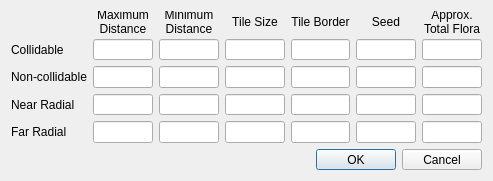
<?xml version="1.0" encoding="UTF-8"?>
<ui version="4.0">
 <class>FloraOptions</class>
 <widget class="QDialog" name="FloraOptions">
  <property name="geometry">
   <rect>
    <x>0</x>
    <y>0</y>
    <width>493</width>
    <height>181</height>
   </rect>
  </property>
  <property name="windowTitle">
   <string>Flora Options</string>
  </property>
  <layout class="QGridLayout" name="gridLayout">
   <item row="0" column="1">
    <widget class="QLabel" name="label">
     <property name="text">
      <string>Maximum Distance</string>
     </property>
     <property name="alignment">
      <set>Qt::AlignCenter</set>
     </property>
     <property name="wordWrap">
      <bool>true</bool>
     </property>
    </widget>
   </item>
   <item row="0" column="2">
    <widget class="QLabel" name="label_2">
     <property name="text">
      <string>Minimum Distance</string>
     </property>
     <property name="alignment">
      <set>Qt::AlignCenter</set>
     </property>
     <property name="wordWrap">
      <bool>true</bool>
     </property>
    </widget>
   </item>
   <item row="0" column="3">
    <widget class="QLabel" name="label_3">
     <property name="text">
      <string>Tile Size</string>
     </property>
     <property name="alignment">
      <set>Qt::AlignCenter</set>
     </property>
     <property name="wordWrap">
      <bool>true</bool>
     </property>
    </widget>
   </item>
   <item row="0" column="4">
    <widget class="QLabel" name="label_4">
     <property name="text">
      <string>Tile Border</string>
     </property>
     <property name="alignment">
      <set>Qt::AlignCenter</set>
     </property>
     <property name="wordWrap">
      <bool>true</bool>
     </property>
    </widget>
   </item>
   <item row="0" column="5">
    <widget class="QLabel" name="label_5">
     <property name="text">
      <string>Seed</string>
     </property>
     <property name="alignment">
      <set>Qt::AlignCenter</set>
     </property>
    </widget>
   </item>
   <item row="0" column="6">
    <widget class="QLabel" name="label_6">
     <property name="text">
      <string>Approx. Total Flora</string>
     </property>
     <property name="alignment">
      <set>Qt::AlignCenter</set>
     </property>
     <property name="wordWrap">
      <bool>true</bool>
     </property>
    </widget>
   </item>
   <item row="1" column="0">
    <widget class="QLabel" name="label_7">
     <property name="text">
      <string>Collidable</string>
     </property>
    </widget>
   </item>
   <item row="1" column="1">
    <widget class="QLineEdit" name="collidableMaxDistance"/>
   </item>
   <item row="1" column="2">
    <widget class="QLineEdit" name="collidableMinDistance"/>
   </item>
   <item row="1" column="3">
    <widget class="QLineEdit" name="collidableTileSize"/>
   </item>
   <item row="1" column="4">
    <widget class="QLineEdit" name="collidableTileBorder"/>
   </item>
   <item row="1" column="5">
    <widget class="QLineEdit" name="collidableSeed"/>
   </item>
   <item row="1" column="6">
    <widget class="QLineEdit" name="collidableTotalFlora">
     <property name="readOnly">
      <bool>true</bool>
     </property>
    </widget>
   </item>
   <item row="2" column="0">
    <widget class="QLabel" name="label_8">
     <property name="text">
      <string>Non-collidable</string>
     </property>
    </widget>
   </item>
   <item row="2" column="1">
    <widget class="QLineEdit" name="nonCollidableMaxDistance"/>
   </item>
   <item row="2" column="2">
    <widget class="QLineEdit" name="nonCollidableMinDistance"/>
   </item>
   <item row="2" column="3">
    <widget class="QLineEdit" name="nonCollidableTileSize"/>
   </item>
   <item row="2" column="4">
    <widget class="QLineEdit" name="nonCollidableTileBorder"/>
   </item>
   <item row="2" column="5">
    <widget class="QLineEdit" name="nonCollidableSeed"/>
   </item>
   <item row="2" column="6">
    <widget class="QLineEdit" name="nonCollidableTotalFlora">
     <property name="readOnly">
      <bool>true</bool>
     </property>
    </widget>
   </item>
   <item row="3" column="0">
    <widget class="QLabel" name="label_9">
     <property name="text">
      <string>Near Radial</string>
     </property>
    </widget>
   </item>
   <item row="3" column="1">
    <widget class="QLineEdit" name="nearMaxDistance"/>
   </item>
   <item row="3" column="2">
    <widget class="QLineEdit" name="nearMinDistance"/>
   </item>
   <item row="3" column="3">
    <widget class="QLineEdit" name="nearTileSize"/>
   </item>
   <item row="3" column="4">
    <widget class="QLineEdit" name="nearTileBorder"/>
   </item>
   <item row="3" column="5">
    <widget class="QLineEdit" name="nearSeed"/>
   </item>
   <item row="3" column="6">
    <widget class="QLineEdit" name="nearTotalFlora">
     <property name="readOnly">
      <bool>true</bool>
     </property>
    </widget>
   </item>
   <item row="4" column="0">
    <widget class="QLabel" name="label_10">
     <property name="text">
      <string>Far Radial</string>
     </property>
    </widget>
   </item>
   <item row="4" column="1">
    <widget class="QLineEdit" name="farMaxDistance"/>
   </item>
   <item row="4" column="2">
    <widget class="QLineEdit" name="farMinDistance"/>
   </item>
   <item row="4" column="3">
    <widget class="QLineEdit" name="farTileSize"/>
   </item>
   <item row="4" column="4">
    <widget class="QLineEdit" name="farTileBorder"/>
   </item>
   <item row="4" column="5">
    <widget class="QLineEdit" name="farSeed"/>
   </item>
   <item row="4" column="6">
    <widget class="QLineEdit" name="farTotalFlora">
     <property name="readOnly">
      <bool>true</bool>
     </property>
    </widget>
   </item>
   <item row="5" column="0" colspan="7">
    <widget class="QDialogButtonBox" name="buttonBox">
     <property name="orientation">
      <enum>Qt::Horizontal</enum>
     </property>
     <property name="standardButtons">
      <set>QDialogButtonBox::Cancel|QDialogButtonBox::Ok</set>
     </property>
    </widget>
   </item>
  </layout>
 </widget>
 <resources/>
 <connections>
  <connection>
   <sender>buttonBox</sender>
   <signal>accepted()</signal>
   <receiver>FloraOptions</receiver>
   <slot>accept()</slot>
   <hints>
    <hint type="sourcelabel">
     <x>248</x>
     <y>254</y>
    </hint>
    <hint type="destinationlabel">
     <x>157</x>
     <y>274</y>
    </hint>
   </hints>
  </connection>
  <connection>
   <sender>buttonBox</sender>
   <signal>rejected()</signal>
   <receiver>FloraOptions</receiver>
   <slot>reject()</slot>
   <hints>
    <hint type="sourcelabel">
     <x>316</x>
     <y>260</y>
    </hint>
    <hint type="destinationlabel">
     <x>286</x>
     <y>274</y>
    </hint>
   </hints>
  </connection>
 </connections>
</ui>
